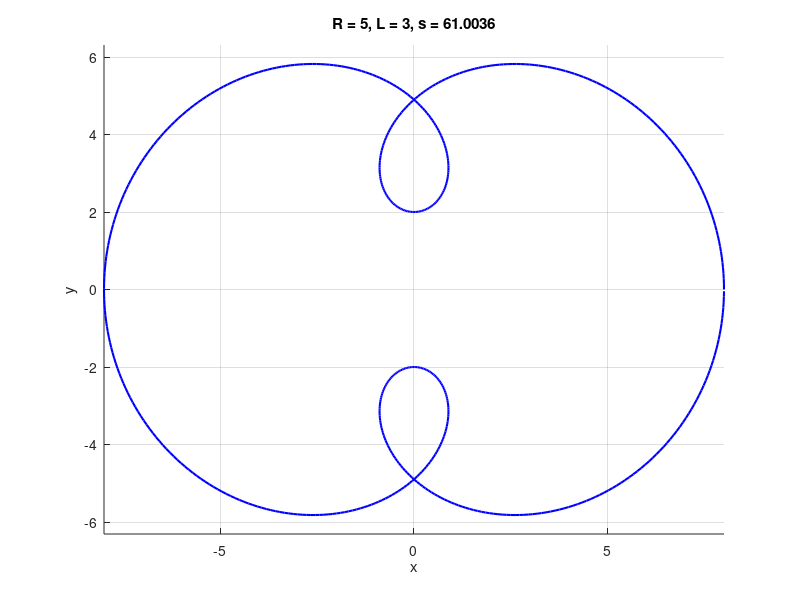

Write the MATLAB code that produced this figure.
clear
close all
format long


% t = 0 . . . 2π

%Given
R = 5
L = 3


% Derivative of x(t)
x = @(t) -3*L*sin(3*t)-R*sin(t)
% Derivative of y(t)
y = @(t) 3*L*cos(3*t)+R*cos(t)



N = 1000%number of time intervals
t1 = 0 %start time
t2 = 2*pi %end time
dt = (t2-t1)/N %time step

f = @(t) sqrt((x(t) .^ 2) + (y(t) .^ 2))

tk = (t1+dt/2):dt:t2; %center points of time intervals
vk = f(tk); %velocities
areas = vk*dt; %areas
area = sum(areas)

% graph

figure(1)
hold on
axis equal
t = 0:0.01:(2*pi)
u = @(t) R * cos(t) + L * cos(3 * t)
v = @(t) R * sin(t) + L * sin(3 * t)
plot(u(t),v(t),'blue' ,'linewidth', 1.5)
xlabel('x')
ylabel('y')
title(['R = ', num2str(R), ', L = ', num2str(L), ', s = ', num2str(area)])

grid
hold off
